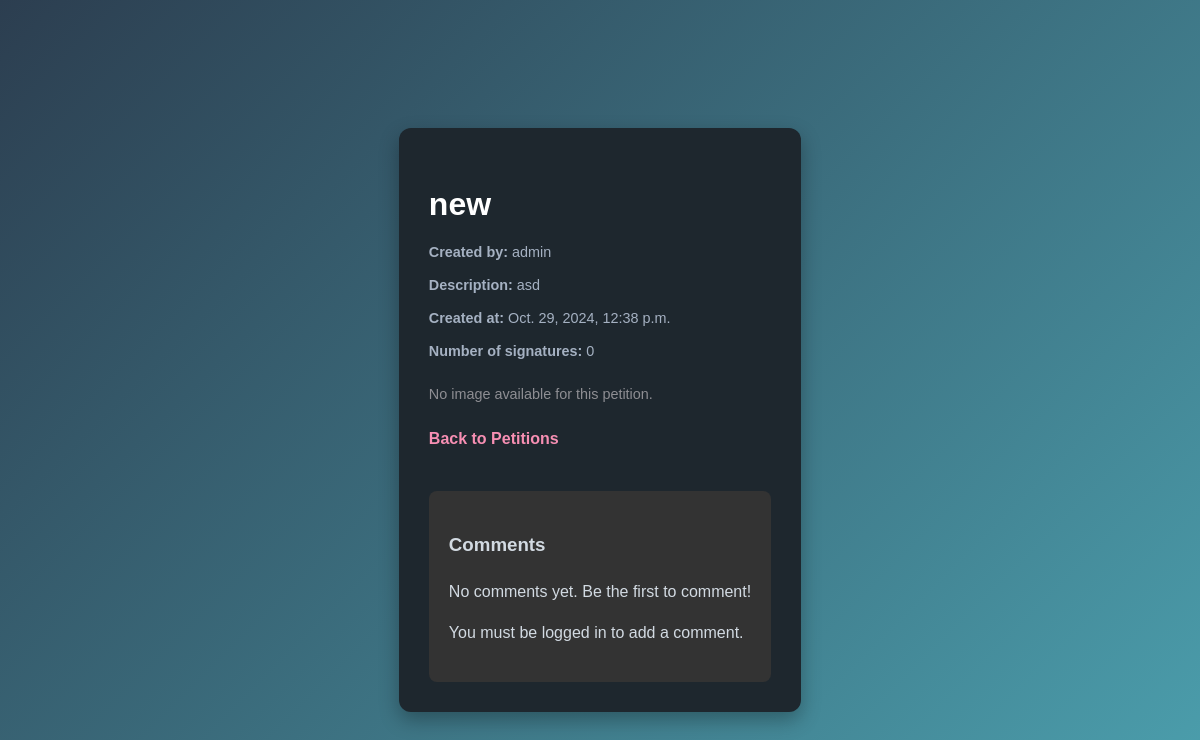
Page /complaints/petition/11/ on the earlier database version.
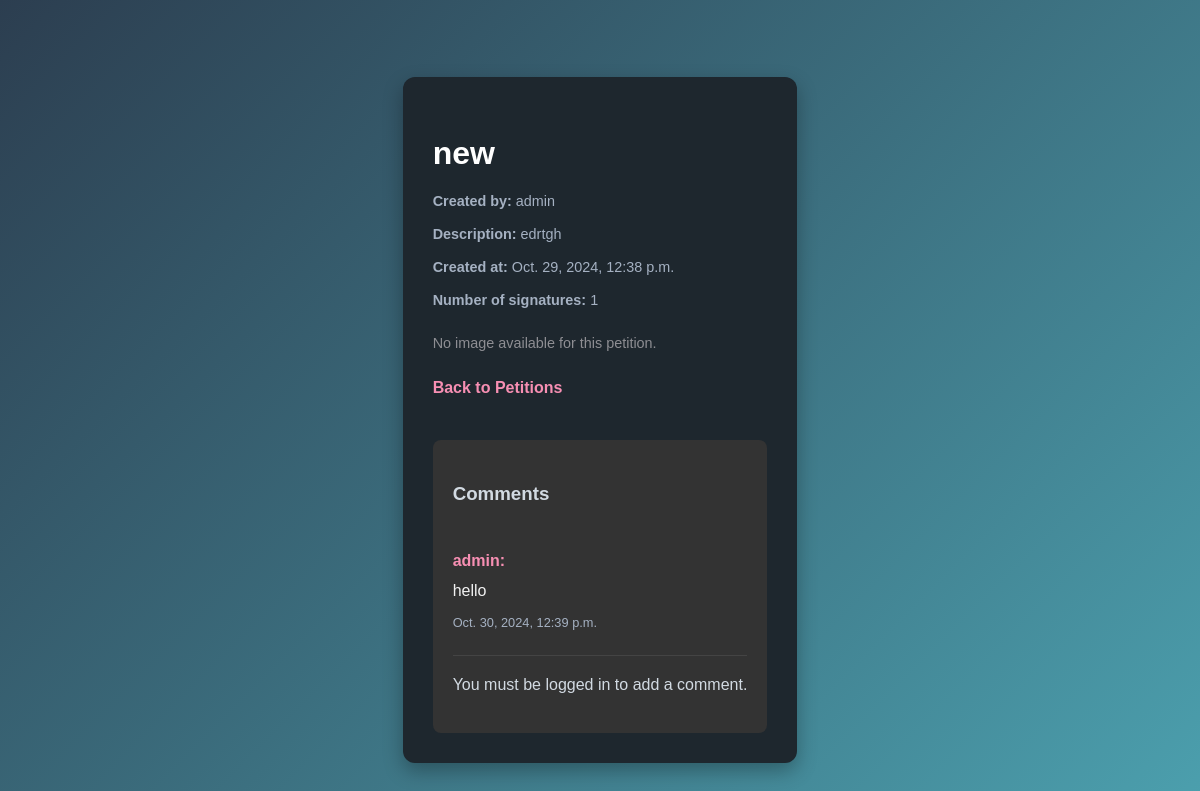
Same page on the later database version.
### complaints/models.py (models this page shows, shortened)
class Petition(models.Model):
    title = models.CharField(max_length=255)
    description = models.TextField()
    created_by = models.ForeignKey(User, on_delete=models.CASCADE)
    signatures = models.ManyToManyField(User, related_name='signed_petitions', blank=True)
    created_at = models.DateTimeField(auto_now_add=True)
    updated_at = models.DateTimeField(auto_now=True)
    is_edited = models.BooleanField(default=False)
    image = models.ImageField(upload_to='petitions/', blank=True, null=True)
    def signature_count(self):
        return self.signatures.count()

class Comment(models.Model):
    petition = models.ForeignKey('Petition', on_delete=models.CASCADE)
    author = models.ForeignKey('auth.User', on_delete=models.CASCADE)
    body = models.TextField()
    created_at = models.DateTimeField(auto_now_add=True)

### complaints/views.py (the view)
# urls.py: path('petition/<int:petition_id>/', views.petition_detail, name='petition_detail'),
def petition_detail(request, petition_id):
    petition = get_object_or_404(Petition, id=petition_id)
    comments = Comment.objects.filter(petition=petition).order_by('-created_at')
    if request.method == 'POST':
        if request.user.is_authenticated:
            form = CommentForm(request.POST)
            if form.is_valid():
                try:
                    comment = form.save(commit=False)
                    comment.petition = petition
                    comment.author = request.user
                    validate_offensive_content(comment.body)
                    comment.save()
                    messages.success(request, "Your comment has been posted.")
                except ValidationError as e:
                    messages.error(request, e.message)
                return redirect('petition_detail', petition_id=petition.id)
        else:
            messages.error(request, "You need to be logged in to post a comment.")
    else:
        form = CommentForm()
    context = {
        'petition': petition,
        'comments': comments,
        'form': form
    }
    return render(request, 'complaints/petition_detail.html', context)

### complaints/templates/complaints/petition_detail.html (shortened to what this page needs)
<!DOCTYPE html>
<html lang="en">
<head>
</head>
<body>
    <div class="container">
        <h1>{{ petition.title }}</h1>
        <div class="meta-info">
            <p><strong>Created by:</strong> {{ petition.created_by.username }}</p>
            <p><strong>Description:</strong> {{ petition.description }}</p>
            <p><strong>Created at:</strong> {{ petition.created_at }}</p>
            <p><strong>Number of signatures:</strong> {{ petition.signature_count }}</p>
        </div>
        {% if petition.image %}
            <div class="petition-image-container">
                <img src="{{ petition.image.url }}" alt="Image for {{ petition.title }}">
            </div>
        {% else %}
            <p class="no-image">No image available for this petition.</p>
        {% endif %}
        <div class="actions">
            <a href="{% url 'petition_list' %}">Back to Petitions</a>
        </div>
        <div class="comment-section">
            <h3>Comments</h3>
            {% if comments %}
                {% for comment in comments %}
                    <div class="comment">
                        <p><strong>{{ comment.author.username }}:</strong></p>
                        <p>{{ comment.body }}</p>
                        <p><small>{{ comment.created_at }}</small></p>
                    </div>
                {% endfor %}
            {% else %}
                <p>No comments yet. Be the first to comment!</p>
            {% endif %}
            {% if user.is_authenticated %}
            <div class="comment-form">
                <h4>Add a comment</h4>
                <form method="post">
                    {% csrf_token %}
                    {{ form.body }}
                    <button type="submit">Submit</button>
                </form>
            </div>
            {% else %}
                <p>You must be logged in to add a comment.</p>
            {% endif %}
        </div>
    </div>
</body>
</html>

Differences in the rows shown:
changed Petition "new": description "asd" → "edrtgh"; signature_count "0" → "1"
added Comment: author.username "admin", body "hello", created_at "Oct. 30, 2024, 12:39 p.m."
Other differences:
text no longer shown: "No comments yet. Be the first to comment!"
